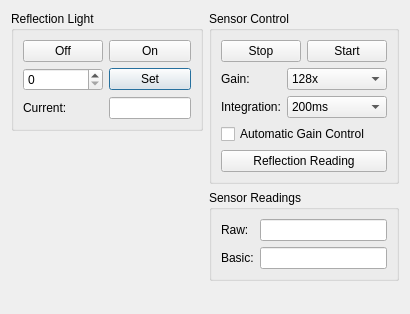
<?xml version="1.0" encoding="UTF-8"?>
<ui version="4.0">
 <class>StickRemoteControlDialog</class>
 <widget class="QDialog" name="StickRemoteControlDialog">
  <property name="geometry">
   <rect>
    <x>0</x>
    <y>0</y>
    <width>410</width>
    <height>314</height>
   </rect>
  </property>
  <property name="windowTitle">
   <string>Remote Control</string>
  </property>
  <layout class="QHBoxLayout" name="horizontalLayout_2">
   <item>
    <layout class="QVBoxLayout" name="verticalLayout_4">
     <item>
      <widget class="QGroupBox" name="reflGroupBox">
       <property name="title">
        <string>Reflection Light</string>
       </property>
       <layout class="QGridLayout" name="gridLayout">
        <item row="1" column="1">
         <widget class="QPushButton" name="reflSetPushButton">
          <property name="text">
           <string>Set</string>
          </property>
         </widget>
        </item>
        <item row="0" column="0">
         <widget class="QPushButton" name="reflOffPushButton">
          <property name="text">
           <string>Off</string>
          </property>
         </widget>
        </item>
        <item row="2" column="1">
         <widget class="QLineEdit" name="reflCurrentLineEdit">
          <property name="baseSize">
           <size>
            <width>0</width>
            <height>0</height>
           </size>
          </property>
          <property name="readOnly">
           <bool>true</bool>
          </property>
         </widget>
        </item>
        <item row="1" column="0">
         <widget class="QSpinBox" name="reflSpinBox">
          <property name="maximum">
           <number>128</number>
          </property>
         </widget>
        </item>
        <item row="2" column="0">
         <widget class="QLabel" name="reflCurrentLabel">
          <property name="text">
           <string>Current:</string>
          </property>
         </widget>
        </item>
        <item row="0" column="1">
         <widget class="QPushButton" name="reflOnPushButton">
          <property name="text">
           <string>On</string>
          </property>
         </widget>
        </item>
       </layout>
      </widget>
     </item>
     <item>
      <spacer name="verticalSpacer">
       <property name="orientation">
        <enum>Qt::Orientation::Vertical</enum>
       </property>
       <property name="sizeHint" stdset="0">
        <size>
         <width>20</width>
         <height>40</height>
        </size>
       </property>
      </spacer>
     </item>
    </layout>
   </item>
   <item>
    <layout class="QVBoxLayout" name="verticalLayout_3">
     <item>
      <widget class="QGroupBox" name="sensorGroupBox">
       <property name="title">
        <string>Sensor Control</string>
       </property>
       <layout class="QVBoxLayout" name="verticalLayout">
        <item>
         <layout class="QHBoxLayout" name="horizontalLayout">
          <item>
           <widget class="QPushButton" name="sensorStopPushButton">
            <property name="text">
             <string>Stop</string>
            </property>
           </widget>
          </item>
          <item>
           <widget class="QPushButton" name="sensorStartPushButton">
            <property name="text">
             <string>Start</string>
            </property>
           </widget>
          </item>
         </layout>
        </item>
        <item>
         <layout class="QFormLayout" name="formLayout">
          <item row="0" column="0">
           <widget class="QLabel" name="gainLabel">
            <property name="text">
             <string>Gain:</string>
            </property>
           </widget>
          </item>
          <item row="0" column="1">
           <widget class="QComboBox" name="gainComboBox">
            <property name="currentIndex">
             <number>8</number>
            </property>
            <item>
             <property name="text">
              <string>0.5x</string>
             </property>
            </item>
            <item>
             <property name="text">
              <string>1x</string>
             </property>
            </item>
            <item>
             <property name="text">
              <string>2x</string>
             </property>
            </item>
            <item>
             <property name="text">
              <string>4x</string>
             </property>
            </item>
            <item>
             <property name="text">
              <string>8x</string>
             </property>
            </item>
            <item>
             <property name="text">
              <string>16x</string>
             </property>
            </item>
            <item>
             <property name="text">
              <string>32x</string>
             </property>
            </item>
            <item>
             <property name="text">
              <string>64x</string>
             </property>
            </item>
            <item>
             <property name="text">
              <string>128x</string>
             </property>
            </item>
            <item>
             <property name="text">
              <string>256x</string>
             </property>
            </item>
           </widget>
          </item>
          <item row="1" column="0">
           <widget class="QLabel" name="intLabel">
            <property name="text">
             <string>Integration:</string>
            </property>
           </widget>
          </item>
          <item row="1" column="1">
           <widget class="QComboBox" name="intComboBox">
            <property name="currentIndex">
             <number>1</number>
            </property>
            <item>
             <property name="text">
              <string>100ms</string>
             </property>
            </item>
            <item>
             <property name="text">
              <string>200ms</string>
             </property>
            </item>
            <item>
             <property name="text">
              <string>300ms</string>
             </property>
            </item>
            <item>
             <property name="text">
              <string>400ms</string>
             </property>
            </item>
            <item>
             <property name="text">
              <string>500ms</string>
             </property>
            </item>
            <item>
             <property name="text">
              <string>600ms</string>
             </property>
            </item>
           </widget>
          </item>
         </layout>
        </item>
        <item>
         <widget class="QCheckBox" name="agcCheckBox">
          <property name="text">
           <string>Automatic Gain Control</string>
          </property>
         </widget>
        </item>
        <item>
         <widget class="QPushButton" name="reflReadPushButton">
          <property name="text">
           <string>Reflection Reading</string>
          </property>
         </widget>
        </item>
       </layout>
      </widget>
     </item>
     <item>
      <widget class="QGroupBox" name="readingGroupBox">
       <property name="title">
        <string>Sensor Readings</string>
       </property>
       <layout class="QFormLayout" name="formLayout_3">
        <item row="0" column="0">
         <widget class="QLabel" name="rawReadingLabel">
          <property name="text">
           <string>Raw:</string>
          </property>
         </widget>
        </item>
        <item row="0" column="1">
         <widget class="QLineEdit" name="rawReadingLineEdit">
          <property name="readOnly">
           <bool>true</bool>
          </property>
         </widget>
        </item>
        <item row="1" column="0">
         <widget class="QLabel" name="basicReadingLabel">
          <property name="text">
           <string>Basic:</string>
          </property>
         </widget>
        </item>
        <item row="1" column="1">
         <widget class="QLineEdit" name="basicReadingLineEdit">
          <property name="readOnly">
           <bool>true</bool>
          </property>
         </widget>
        </item>
       </layout>
      </widget>
     </item>
     <item>
      <spacer name="verticalSpacer_2">
       <property name="orientation">
        <enum>Qt::Orientation::Vertical</enum>
       </property>
       <property name="sizeHint" stdset="0">
        <size>
         <width>20</width>
         <height>40</height>
        </size>
       </property>
      </spacer>
     </item>
    </layout>
   </item>
  </layout>
 </widget>
 <tabstops>
  <tabstop>reflOffPushButton</tabstop>
  <tabstop>reflOnPushButton</tabstop>
  <tabstop>reflSpinBox</tabstop>
  <tabstop>reflSetPushButton</tabstop>
  <tabstop>sensorStopPushButton</tabstop>
  <tabstop>sensorStartPushButton</tabstop>
  <tabstop>gainComboBox</tabstop>
  <tabstop>intComboBox</tabstop>
  <tabstop>agcCheckBox</tabstop>
  <tabstop>reflReadPushButton</tabstop>
  <tabstop>rawReadingLineEdit</tabstop>
  <tabstop>basicReadingLineEdit</tabstop>
 </tabstops>
 <resources/>
 <connections/>
</ui>
